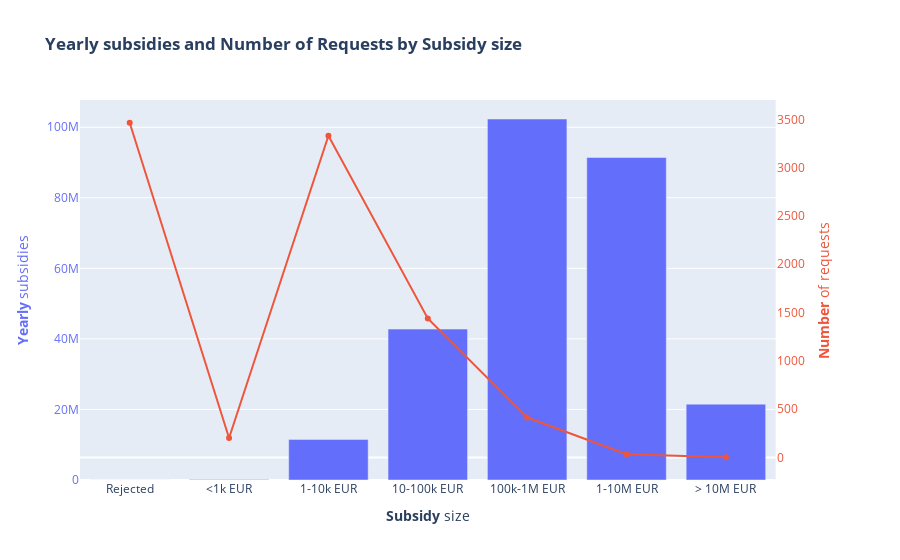

The cell this chart's notebook holds for it:
### Markdown cell above
### Distribution

### Code cell
# Create figure with secondary y-axis
fig = make_subplots(specs=[[{"secondary_y": True}]])

# Dataframes
gb = data.groupby('montant_vote_cat').agg(nb_dossiers = ('numero_dossier', 'count'), total_subsidies = ('montant_vote', 'sum'))
gb['avg_yearly_subsidies'] = gb.total_subsidies / nb_years
gb['avg_nb_dossiers'] = gb.nb_dossiers / nb_years

# Add traces
fig.add_trace(
    go.Bar(x=gb.index, y=gb.avg_yearly_subsidies, name='Yearly subsidies'),
    secondary_y=False,
)

fig.add_trace(
    go.Scatter(x=gb.index, y=gb.avg_nb_dossiers, name='Number of requests'),
    secondary_y=True,
)

# Layout
fig.update_layout(
    title_text='<b>Yearly subsidies and Number of Requests by Subsidy size</b>',
    showlegend = False,
    hovermode='x unified',
)

# Set x-axis title
fig.update_xaxes(title_text='<b>Subsidy</b> size')

# Set y-axes titles
fig.update_yaxes(title_text='<b>Yearly</b> subsidies', color = '#636EFA', secondary_y=False)
fig.update_yaxes(title_text='<b>Number</b> of requests', color='#EF553B', showgrid = False, tickformat = '.0f', secondary_y=True)

fig.show()

### Figure 1 — Plotly figure (JSON) as saved in the notebook; plotly's stock layout.template omitted (floating-point values rounded to 4 significant figures)
{"data": [{"name": "Yearly subsidies", "type": "bar", "x": ["Rejected", "<1k EUR", "1-10k EUR", "10-100k EUR", "100k-1M EUR", "1-10M EUR", "> 10M EUR"], "xaxis": "x", "y": [0, 122000.0, 11510000.0, 42781964, 102300000.0, 91430000.0, 21500000.0], "yaxis": "y"}, {"name": "Number of requests", "type": "scatter", "x": ["Rejected", "<1k EUR", "1-10k EUR", "10-100k EUR", "100k-1M EUR", "1-10M EUR", "> 10M EUR"], "xaxis": "x", "y": [3466.0, 201.6, 3331.0, 1439.0, 412.8, 32.33, 1.778], "yaxis": "y2"}], "layout": {"hovermode": "x unified", "showlegend": false, "title": {"text": "<b>Yearly subsidies and Number of Requests by Subsidy size</b>"}, "xaxis": {"anchor": "y", "domain": [0, 0.94], "title": {"text": "<b>Subsidy</b> size"}}, "yaxis": {"anchor": "x", "color": "#636EFA", "domain": [0, 1], "title": {"text": "<b>Yearly</b> subsidies"}}, "yaxis2": {"anchor": "x", "color": "#EF553B", "overlaying": "y", "showgrid": false, "side": "right", "tickformat": ".0f", "title": {"text": "<b>Number</b> of requests"}}}}
